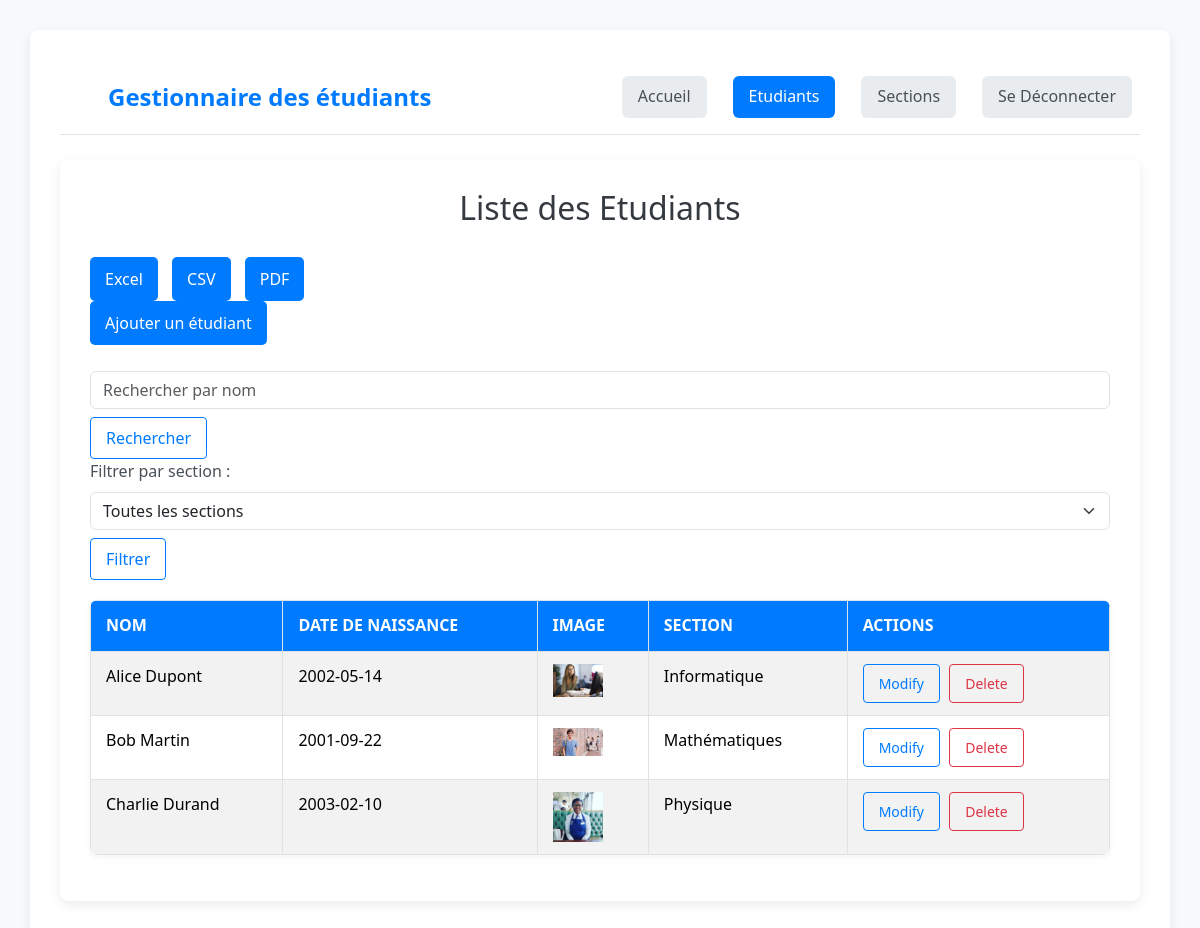
Screenshot of /student.php (signed in) with the database file from the repository.
### tables this page shows
CREATE TABLE etudiant (
    id INT AUTO_INCREMENT PRIMARY KEY,
    name VARCHAR(100) NOT NULL,
    birthday DATE NOT NULL,
    image VARCHAR(255),  
    section VARCHAR(100) NOT NULL
);

### student.php (the view, shortened to what this page needs)
<?php
include('db.php');
$searchTerm = '';
try {
    $sql = "SELECT * FROM etudiant";
    $params = [];
    $stmt = $conn->prepare($sql);
    $stmt->execute($params);
    $etudiants = $stmt->fetchAll(PDO::FETCH_ASSOC);
} catch (PDOException $e) {
    die("Erreur : " . $e->getMessage());
}
?>
<!DOCTYPE html>
<html lang="fr">
<head>
    <link href="https://cdn.jsdelivr.net/npm/bootstrap@5.3.3/dist/css/bootstrap.min.css" rel="stylesheet">
</head>
<body>
<div class="container">
<header class="d-flex flex-wrap justify-content-center py-3 mb-4 border-bottom">
    <a href="/" class="d-flex align-items-center mb-3 mb-md-0 me-md-auto link-body-emphasis text-decoration-none">
        <svg class="bi me-2" width="40" height="32"><use xlink:href="#bootstrap"></use></svg>
        <span class="fs-4">Gestionnaire des étudiants</span>
    </a>
    <ul class="nav nav-pills">
        <li class="nav-item mx-2">
            <a class="nav-link" href="admin_dash.php" aria-current="page">Accueil</a>
        </li>
        <li class="nav-item mx-2">
            <a class="nav-link active" href="student.php" aria-current="page">Etudiants</a>
        </li>
        <li class="nav-item mx-2">
            <a class="nav-link" href="section.php" aria-current="page">Sections</a>
        </li>
        <li class="nav-item mx-2">
            <a class="nav-link" href="logout.php" aria-current="page">Se Déconnecter</a>
        </li>
    </ul>
</header>
    <div class="container">
        <h2>Liste des Etudiants</h2>
        <button class="btn btn-color-2" onclick="location.href='generate_files.php?type=excel';" >
    Excel
</button>
<button class="btn btn-color-2" onclick="location.href='generate_files.php?type=csv';" >
    CSV
</button>
<button class="btn btn-color-2" onclick="location.href='generate_files.php?type=pdf';" >
    PDF
</button>
<button class="btn btn-color-2" onclick="location.href='create_student.php';">Ajouter un étudiant</button>
<br><br>
<form method="get" action="admin_dash.php">
    <input class="form-control" type="search" name="search" placeholder="Rechercher par nom" value="<?= htmlspecialchars($searchTerm) ?>" required>
    <button type="submit" class="btn btn-primary mt-2">Rechercher</button>
</form>
          <div class="mb-3">
    <form method="get">
        <label for="filter_section" class="form-label">Filtrer par section :</label>
        <select class="form-select" id="filter_section" name="filter_section">
            <option value="">Toutes les sections</option>
        </select>
        <button type="submit" class="btn btn-primary mt-2">Filtrer</button>
    </form>
</div>
        <table class="table table-striped table-bordered">
            <thead>
                <tr>
                    <th>Nom</th>
                    <th>Date de naissance</th>
                    <th>Image</th>
                    <th>Section</th>
                    <th>Actions</th>
                </tr>
            </thead>
            <tbody>
                <?php if (empty($etudiants)): ?>
                    <tr><td colspan="5" class="text-center">Aucun étudiant trouvé.</td></tr>
                <?php else: ?>
                    <?php foreach ($etudiants as $student): ?>
                    <tr>
                        <td><?= htmlspecialchars($student['name']) ?></td>
                        <td><?= htmlspecialchars($student['birthday']) ?></td>
                        <td>
                            <?php if (!empty($student['image'])): ?>
                                <img src="<?= htmlspecialchars($student['image']) ?>" alt="Photo" width="50">
                            <?php else: ?>
                                Aucun
                            <?php endif; ?>
                        </td>
                        <td><?= htmlspecialchars($student['section']) ?></td>
                        <td>
                            <a href="edit_student.php?id=<?= $student['id'] ?>" class="btn btn-primary btn-sm">Modify</a>
                            <a href="delete_student.php?id=<?= $student['id'] ?>" class="btn btn-danger btn-sm" onclick="return confirm('Voulez-vous vraiment supprimer cet etudiant?')">Delete</a>
                        </td>
                    </tr>
                    <?php endforeach; ?>
                <?php endif; ?>
            </tbody>
        </table>
    </div>
    <br>
</body>
</html>

### student.php (style rules this page uses)
body { font-family: 'Segoe UI', Tahoma, Geneva, Verdana, sans-serif; margin: 30px; background-color: #f8f9fa; color: #495057; line-height: 1.6; }
h2 { color: #343a40; text-align: center; margin-bottom: 30px; font-weight: 500; }
.container { max-width: 1200px; margin: 0 auto; background-color: #fff; padding: 30px; border-radius: 8px; box-shadow: 0 4px 12px rgba(0, 0, 0, 0.08); }
.fs-4 { font-size: 1.75rem; font-weight: bold; color: #007bff; }
.nav-pills .nav-link { background: #e9ecef; color: #495057; border-radius: 0.375rem; margin-left: 10px; }
.nav-pills .nav-link.active { background-color: #007bff; color: #fff; }
.table { margin-top: 20px; border-collapse: collapse; width: 100%; box-shadow: 0 2px 6px rgba(0, 0, 0, 0.05); border-radius: 0.5rem; overflow: hidden; }
.table th, .table td { padding: 12px 15px; text-align: left; border-bottom: 1px solid #dee2e6; }
.table th { background-color: #007bff; color: white; font-weight: 600; text-transform: uppercase; }
.table tbody tr:nth-child(even) { background-color: #f8f9fa; }
.btn { display: inline-block; padding: 8px 15px; margin-right: 5px; border: 1px solid #007bff; border-radius: 0.25rem; text-decoration: none; color: #007bff; background-color: transparent; transition: background-color 0.2s ease, color 0.2s ease; }
.btn-danger { border-color: #dc3545; color: #dc3545; }
.btn-color-2 { background-color: #007bff; color: white; border: none; padding: 10px 15px; border-radius: 5px; cursor: pointer; font-size: 1rem; transition: background-color 0.3s ease; margin-right: 10px; text-decoration: none; }

### rows the page displays
etudiant: name "Alice Dupont", birthday "2002-05-14", image (picture), section "Informatique"
etudiant: name "Bob Martin", birthday "2001-09-22", image (picture), section "Mathématiques"
etudiant: name "Charlie Durand", birthday "2003-02-10", image (picture), section "Physique"
